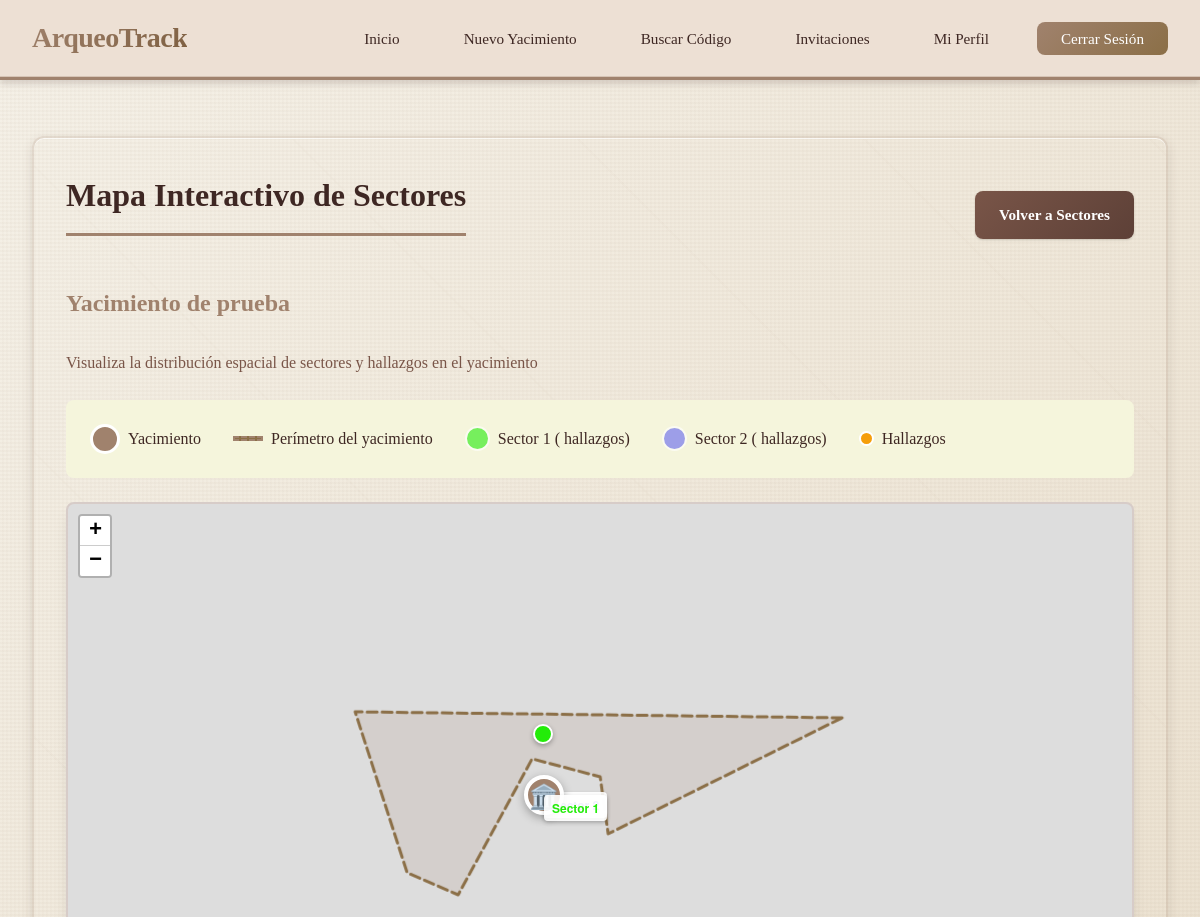
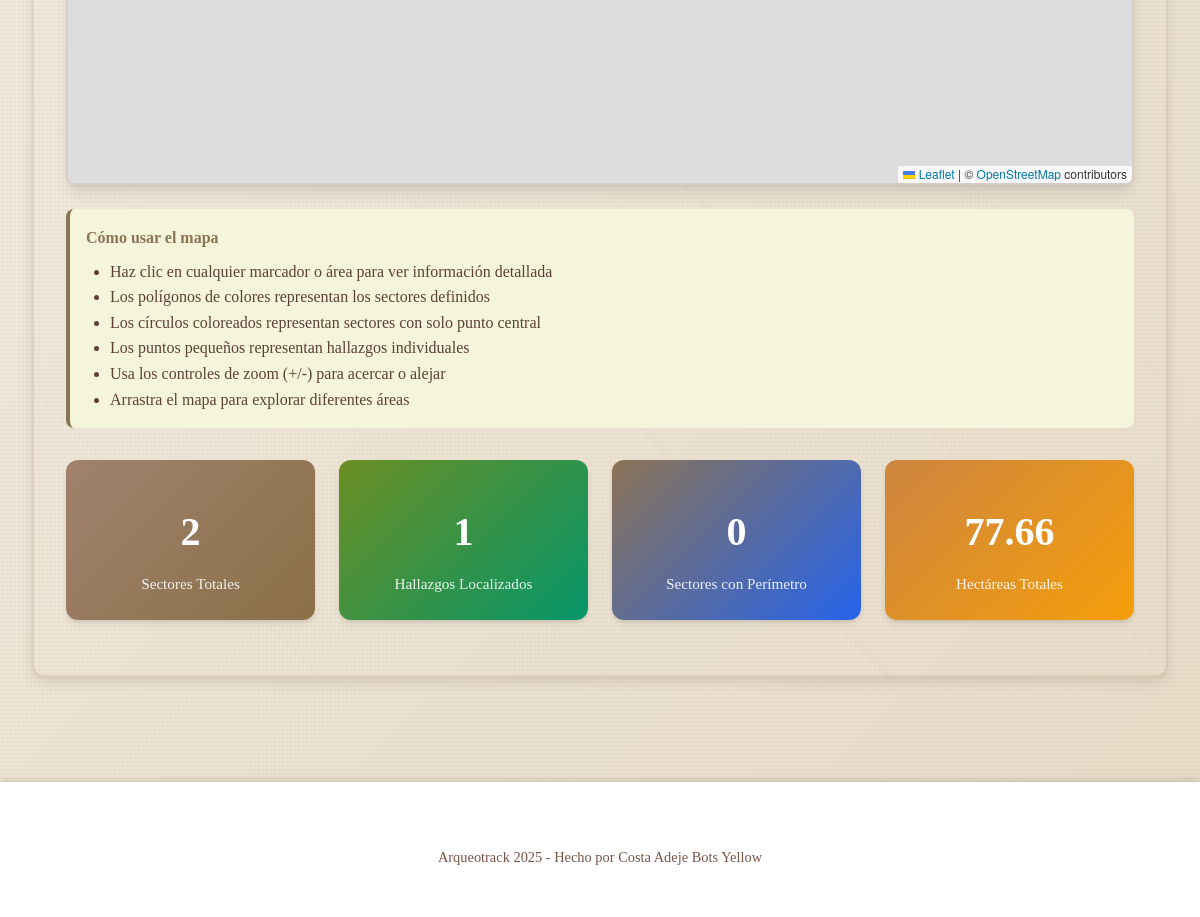
/yacimiento/2/mapa_sectores (signed in), run on the app's committed database (2 pictures, top to bottom).
### app/models/yacimiento.py (models this page shows, shortened)
class Yacimiento(db.Model):
    __tablename__ = 'yacimientos'
    id = db.Column(db.Integer, primary_key=True)
    user_id = db.Column(db.Integer, db.ForeignKey('usuarios.id'), nullable=False, index=True)
    nombre = db.Column(db.String(200), nullable=False)
    ubicacion = db.Column(db.String(300))
    descripcion = db.Column(db.Text)
    lat = db.Column(db.Float)
    lng = db.Column(db.Float)
    polygon_geojson = db.Column(db.Text)  # GeoJSON del polígono (almacenado como texto)
    area_m2 = db.Column(db.Float)  # Área en metros cuadrados
    altitud_media = db.Column(db.Float)
    responsable = db.Column(db.String(100))
    fecha_inicio = db.Column(db.Date)
    fecha_fin = db.Column(db.Date)
    fecha_creacion = db.Column(db.DateTime, default=datetime.utcnow, nullable=False)
    fecha_actualizacion = db.Column(db.DateTime, default=datetime.utcnow, onupdate=datetime.utcnow)
    propietario = db.relationship(
        'Usuario',
        back_populates='yacimientos'
    )
    hallazgos = db.relationship(
        'Hallazgo',
        back_populates='yacimiento',
        cascade='all, delete-orphan',
        lazy='dynamic'
    )
    sectores = db.relationship(
        'Sector',
        back_populates='yacimiento',
        cascade='all, delete-orphan',
        lazy='dynamic'
    )
    fases = db.relationship(
        'FaseProyecto',
        back_populates='yacimiento',
        cascade='all, delete-orphan',
        lazy='dynamic',
        order_by='FaseProyecto.orden'
    )
    eventos = db.relationship(
        'Evento',
        back_populates='yacimiento',
        cascade='all, delete-orphan',
        lazy='dynamic',
        order_by='Evento.fecha.desc()'
    )
    invitaciones = db.relationship(
        'Invitacion',
        back_populates='yacimiento',
        cascade='all, delete-orphan',
        lazy='dynamic'
    )
    __table_args__ = (
        db.Index('idx_yacimientos_user_fecha', 'user_id', 'fecha_creacion'),
    )

### app/models/sector.py (models this page shows, shortened)
class Sector(db.Model):
    __tablename__ = 'sectores'
    id = db.Column(db.Integer, primary_key=True)
    yacimiento_id = db.Column(db.Integer, db.ForeignKey('yacimientos.id'), nullable=False, index=True)
    nombre = db.Column(db.String(100), nullable=False)
    descripcion = db.Column(db.Text)
    color = db.Column(db.String(20), default='#6366F1')
    lat = db.Column(db.Float)
    lng = db.Column(db.Float)
    polygon_geojson = db.Column(db.Text)  # GeoJSON del polígono del sector (almacenado como texto)
    area = db.Column(db.Float)  # Área en m²
    fecha_creacion = db.Column(db.DateTime, default=datetime.utcnow, nullable=False)
    yacimiento = db.relationship(
        'Yacimiento',
        back_populates='sectores'
    )
    hallazgos = db.relationship(
        'Hallazgo',
        back_populates='sector',
        cascade='all, delete-orphan',
        lazy='dynamic'
    )
    eventos = db.relationship(
        'Evento',
        back_populates='sector',
        lazy='dynamic'
    )
    __table_args__ = (
        db.Index('idx_sectores_yacimiento', 'yacimiento_id'),
    )
    @property
    def total_hallazgos(self):
        return self.hallazgos.count()
    def to_dict(self, include_relations=False):
        data = {
            'id': self.id,
            'nombre': self.nombre,
            'descripcion': self.descripcion,
            'color': self.color,
            'lat': self.lat,
            'lng': self.lng,
            'area': self.area,
            'yacimiento_id': self.yacimiento_id,
            'fecha_creacion': self.fecha_creacion.isoformat()
        }
        if include_relations:
            data.update({
                'total_hallazgos': self.total_hallazgos,
                'yacimiento_nombre': self.yacimiento.nombre if self.yacimiento else None
            })
        return data

### app/blueprints/sector.py (the view)
@sector_bp.route('/yacimiento/<int:yacimiento_id>/mapa_sectores')
@login_required
def mapa_sectores(yacimiento_id):
    yacimiento = Yacimiento.query.get_or_404(yacimiento_id)
    if yacimiento.user_id != current_user.id and not Invitacion.query.filter_by(
        yacimiento_id=yacimiento_id,
        invitado_id=current_user.id,
        estado='aceptada'
    ).first():
        abort(403)
    sectores = Sector.query.filter_by(yacimiento_id=yacimiento_id).all()
    sectores_json = [s.to_dict(include_relations=True) for s in sectores]
    hallazgos = Hallazgo.query.filter_by(yacimiento_id=yacimiento_id).all()
    hallazgos_json = [h.to_dict() for h in hallazgos]
    return render_template(
        'sectores/mapa_sectores.html',
        yacimiento=yacimiento,
        sectores_json=sectores_json,
        hallazgos_json=hallazgos_json
    )

### app/models/hallazgo.py (called while the page is built)
    @property
    def tiene_foto(self):
        return self.foto is not None and self.foto != ''

### templates/sectores/mapa_sectores.html (shortened to what this page needs)
{% extends "base.html" %}
{% block extra_head %}
<link rel="stylesheet" href="https://unpkg.com/leaflet@1.9.4/dist/leaflet.css" />
{% endblock %}
{% block content %}
<div class="main-content">
    <div class="card">
        <div style="display: flex; justify-content: space-between; align-items: center; flex-wrap: wrap; gap: 1rem; margin-bottom: 1.5rem;">
            <h1>Mapa Interactivo de Sectores</h1>
            <a href="/yacimiento/{{ yacimiento.id }}/sectores" class="btn btn-secondary">Volver a Sectores</a>
        </div>
        <h2 style="color: var(--primary-color); border: none;">{{ yacimiento.nombre }}</h2>
        <p style="color: var(--gray); margin: 1rem 0;">
            Visualiza la distribución espacial de sectores y hallazgos en el yacimiento
        </p>
        <div style="display: flex; gap: 2rem; flex-wrap: wrap; padding: 1.5rem; background: var(--light-gray); border-radius: var(--border-radius); margin: 1.5rem 0;">
            <div style="display: flex; align-items: center; gap: 0.5rem;">
                <div style="width: 30px; height: 30px; background: #a0826d; border-radius: 50%; border: 3px solid white;"></div>
                <span>Yacimiento</span>
            </div>
            {% if yacimiento.polygon_geojson %}
            <div style="display: flex; align-items: center; gap: 0.5rem;">
                <div style="width: 30px; height: 5px; background: #8b6f47; border: 2px dashed #a0826d;"></div>
                <span>Perímetro del yacimiento</span>
            </div>
            {% endif %}
            {% for sector in sectores_json %}
            <div style="display: flex; align-items: center; gap: 0.5rem;">
                <div style="width: 25px; height: 25px; background: {{ sector.color }}; border-radius: 50%; border: 2px solid white; opacity: 0.6;"></div>
                <span>{{ sector.nombre }} ({{ sector.hallazgos_count }} hallazgos)</span>
            </div>
            {% endfor %}
            <div style="display: flex; align-items: center; gap: 0.5rem;">
                <div style="width: 15px; height: 15px; background: #f59e0b; border-radius: 50%; border: 2px solid white;"></div>
                <span>Hallazgos</span>
            </div>
        </div>
        <div id="sectores-map" style="height: 600px; border-radius: var(--border-radius); border: 2px solid var(--border-color); box-shadow: var(--shadow-lg);"></div>
        <div style="margin-top: 1.5rem; padding: 1rem; background: var(--light-gray); border-radius: var(--border-radius); border-left: 4px solid var(--info-color);">
            <h4 style="color: var(--info-color); margin-bottom: 0.5rem;">Cómo usar el mapa</h4>
            <ul style="margin: 0; padding-left: 1.5rem; color: var(--dark-secondary);">
                <li>Haz clic en cualquier marcador o área para ver información detallada</li>
                <li>Los polígonos de colores representan los sectores definidos</li>
                <li>Los círculos coloreados representan sectores con solo punto central</li>
                <li>Los puntos pequeños representan hallazgos individuales</li>
                <li>Usa los controles de zoom (+/-) para acercar o alejar</li>
                <li>Arrastra el mapa para explorar diferentes áreas</li>
            </ul>
        </div>
        <div class="stats-grid" style="margin-top: 2rem;">
            <div class="stat-card">
                <h3>{{ sectores_json|length }}</h3>
                <p>Sectores Totales</p>
            </div>
            <div class="stat-card" style="background: linear-gradient(135deg, var(--success-color), #059669);">
                <h3>{{ hallazgos_json|length }}</h3>
                <p>Hallazgos Localizados</p>
            </div>
            <div class="stat-card" style="background: linear-gradient(135deg, var(--info-color), #2563eb);">
                <h3>{{ sectores_json|selectattr('polygon_geojson')|list|length }}</h3>
                <p>Sectores con Perímetro</p>
            </div>
            <div class="stat-card" style="background: linear-gradient(135deg, var(--warning-color), #f59e0b);">
                <h3>{{ (sectores_json|sum(attribute='area', start=0) / 10000)|round(2) }}</h3>
                <p>Hectáreas Totales</p>
            </div>
        </div>
    </div>
</div>
{% endblock %}

### static/css/styles.css (style rules this page uses)
:root { --primary-color: #a0826d; --primary-dark: #8b6f47; --primary-light: #c9a882; --secondary-color: #7d5e3f; --success-color: #6b8e23; --danger-color: #a0522d; --warning-color: #cd853f; --info-color: #8b7355; --dark: #3e2723; --dark-secondary: #5d4037; --gray: #795548; --light-gray: #f5f5dc; --border-color: #d7ccc8; --white: #ffffff; --bg-color: #faf8f3; --shadow-sm: 0 1px 2px 0 rgba(0, 0, 0, 0.05); --shadow: 0 1px 3px 0 rgba(0, 0, 0, 0.1), 0 1px 2px 0 rgba(0, 0, 0, 0.06); --shadow-md: 0 4px 6px -1px rgba(0, 0, 0, 0.1), 0 2px 4px -1px rgba(0, 0, 0, 0.06); --shadow-lg: 0 10px 15px -3px rgba(0, 0, 0, 0.1), 0 4px 6px -2px rgba(0, 0, 0, 0.05); --shadow-xl: 0 20px 25px -5px rgba(0, 0, 0, 0.1), 0 10px 10px -5px rgba(0, 0, 0, 0.04); --border-radius: 8px; --border-radius-lg: 12px; --space-1: 0.25rem; --space-2: 0.5rem; --space-3: 0.75rem; --space-4: 1rem; --space-5: 1.5rem; --space-6: 2rem; --space-8: 3rem; --font-xs: 0.75rem; --font-sm: 0.875rem; --font-base: 1rem; --font-lg: 1.125rem; --font-xl: 1.25rem; --font-2xl: 1.5rem; --font-3xl: 1.875rem; --font-4xl: 2.25rem; --transition: all 0.3s cubic-bezier(0.4, 0, 0.2, 1); }
* { margin: 0; padding: 0; box-sizing: border-box; }
body { font-family: 'Georgia', 'Palatino', 'Times New Roman', serif; background: var(--bg-color); min-height: 100vh; color: var(--dark); line-height: 1.6; position: relative; }
body::before { content: ''; position: fixed; top: 0; left: 0; width: 100%; height: 100%; background: repeating-linear-gradient(90deg, transparent, transparent 2px, rgba(160, 130, 109, 0.03) 2px, rgba(160, 130, 109, 0.03) 4px), repeating-linear-gradient(0deg, transparent, transparent 2px, rgba(125, 94, 63, 0.03) 2px, rgba(125, 94, 63, 0.03) 4px), linear-gradient(135deg, #f5f1e8 0%, #e8dcc8 100%); z-index: -1; pointer-events: none; }
.main-content, .contenido { max-width: 1400px; margin: 0 auto; padding: var(--space-6); }
.card { background: radial-gradient(circle at 10% 20%, rgba(201, 168, 130, 0.05) 0%, transparent 50%), linear-gradient(135deg, #faf8f3 0%, #f5ebe0 100%); border-radius: var(--border-radius-lg); padding: 2rem; margin: 1.5rem 0; box-shadow: 0 4px 12px rgba(62, 39, 35, 0.12), inset 0 1px 0 rgba(255, 255, 255, 0.7), inset 0 -1px 0 rgba(160, 130, 109, 0.15); border: 2px solid rgba(160, 130, 109, 0.2); background-image: repeating-linear-gradient(45deg, transparent, transparent 200px, rgba(160, 130, 109, 0.02) 200px, rgba(160, 130, 109, 0.02) 202px); transition: var(--transition); }
.card h1 { color: var(--dark); margin-bottom: 1.5rem; font-size: 2rem; font-weight: 800; border-bottom: 3px solid var(--primary-color); padding-bottom: 0.75rem; }
.card h2 { color: var(--dark); margin-bottom: 1.25rem; font-size: 1.5rem; font-weight: 700; border-bottom: 2px solid var(--border-color); padding-bottom: 0.5rem; }
.card h3 { color: var(--dark-secondary); margin: 1rem 0 0.5rem; font-size: 1.25rem; font-weight: 600; }
.btn { display: inline-block; padding: 0.75rem 1.5rem; background: linear-gradient(135deg, var(--primary-color), var(--primary-dark)); color: var(--white); text-decoration: none; border-radius: var(--border-radius); font-weight: 600; font-size: 0.95rem; border: none; cursor: pointer; transition: var(--transition); box-shadow: var(--shadow); text-align: center; }
.btn-secondary { background: linear-gradient(135deg, var(--gray), var(--dark-secondary)); }
.stats-grid { display: grid; grid-template-columns: repeat(auto-fit, minmax(200px, 1fr)); gap: 1.5rem; margin: 1.5rem 0; }
.stat-card { background: linear-gradient(135deg, var(--primary-color), var(--primary-dark)); color: var(--white); padding: 1.5rem; border-radius: var(--border-radius-lg); box-shadow: var(--shadow-md); text-align: center; transition: var(--transition); }
.stat-card h3 { font-size: 2.5rem; font-weight: 800; margin-bottom: 0.5rem; color: var(--white); }
.stat-card p { font-size: 0.95rem; opacity: 0.9; font-weight: 500; }

### data on the page
Yacimiento: nombre "Yacimiento de prueba"
Sector: nombre "Sector 1"
Sector: nombre "Sector 2"

### other printed values
{{ sectores_json|length }} "2"
{{ hallazgos_json|length }} "1"
{{ sectores_json|selectattr('polygon_geojson')|list|length }} "0"
{{ (sectores_json|sum(attribute='area', start=0) / 10000)|round(2) }} "77.66"
